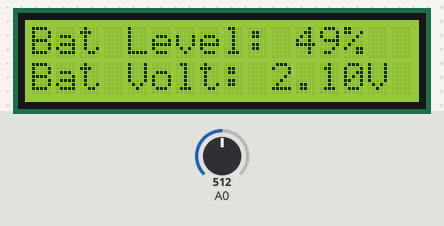
Recording of a sketch running on a simulated Arduino Uno, built with avr-gcc and run on an emulated ATmega328P. Parts: 16×2 character LCD. The test bench sets the inputs (shaded band); at power-on: A0 = 512. What the sketch prints to the serial monitor is not drawn.

Above: at 1.2 s.
1.3 s: A0 set to 529
At 4.2 s:
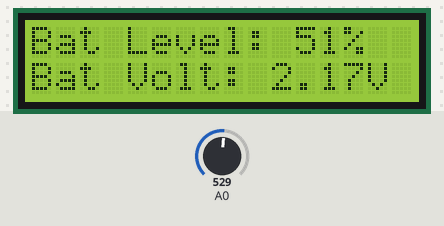
5.2 s: A0 set to 716
At 6.7 s:
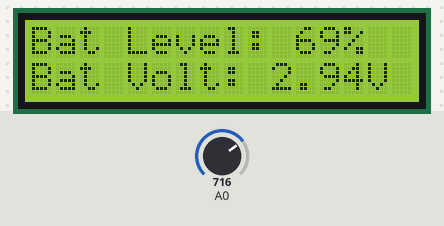
9.1 s: A0 set to 900
At 12.9 s:
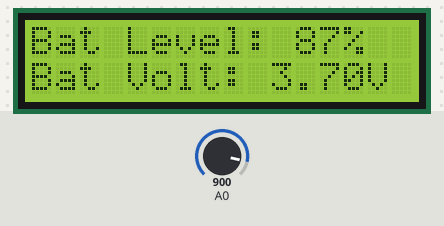
Timing chart, 0 to 14.4 s (numbered marks = the images above; inputs shaded):
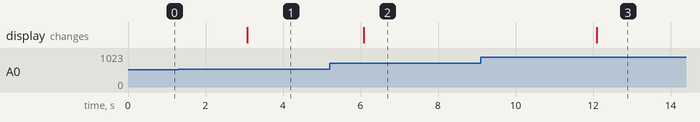

The sketch:

batterylevel.ino
```cpp
#include <LiquidCrystal.h>

const int rs = 12, en = 11, d4 = 5, d5 = 4, d6 = 3, d7 = 2;
LiquidCrystal lcd(rs, en, d4, d5, d6, d7);

// the setup routine runs once when you press reset:
void setup() {
  lcd.begin(16, 2);
  // initialize serial communication at 9600 bits per second:
  Serial.begin(9600);
}

// the loop routine runs over and over again forever:
void loop() {

  // read the input on analog pin 0:
  int sensorValue = analogRead(A0);
  // Convert the analog reading (which goes from 0 - 1023) to a voltage (0 - 5V):
  float voltage = sensorValue * (4.2 / 1023.0);
  int bat_level = map(sensorValue, 3, 1023, 0, 100 );
  // print out the value you read:
  lcd.print("Bat Level:");

  lcd.setCursor(11, 0);
  lcd.print(bat_level);

  lcd.setCursor(13, 0);
  lcd.print("%");

  lcd.setCursor(0, 1);
  lcd.print("Bat Volt:");

  lcd.setCursor(10, 10);
  lcd.print(voltage);

  lcd.setCursor(14, 14);
  lcd.print("V");

  lcd.setCursor(15, 15);
  lcd.print(" ");

  Serial.println(bat_level);
  Serial.println(voltage);
  Serial.println(sensorValue);
  delay(3000);
}
```

Measured:
- the behaviour switches between 512 and 513 on A0 (found by bisection; images 0 and 1)
- after the input at 1.3 s, the display: changes after 1.8 s (image 1)
- after the input at 5.2 s, the display: changes after 0.88 s (image 2)
- after the input at 9.1 s, the display: changes after 3.0 s (image 3)
